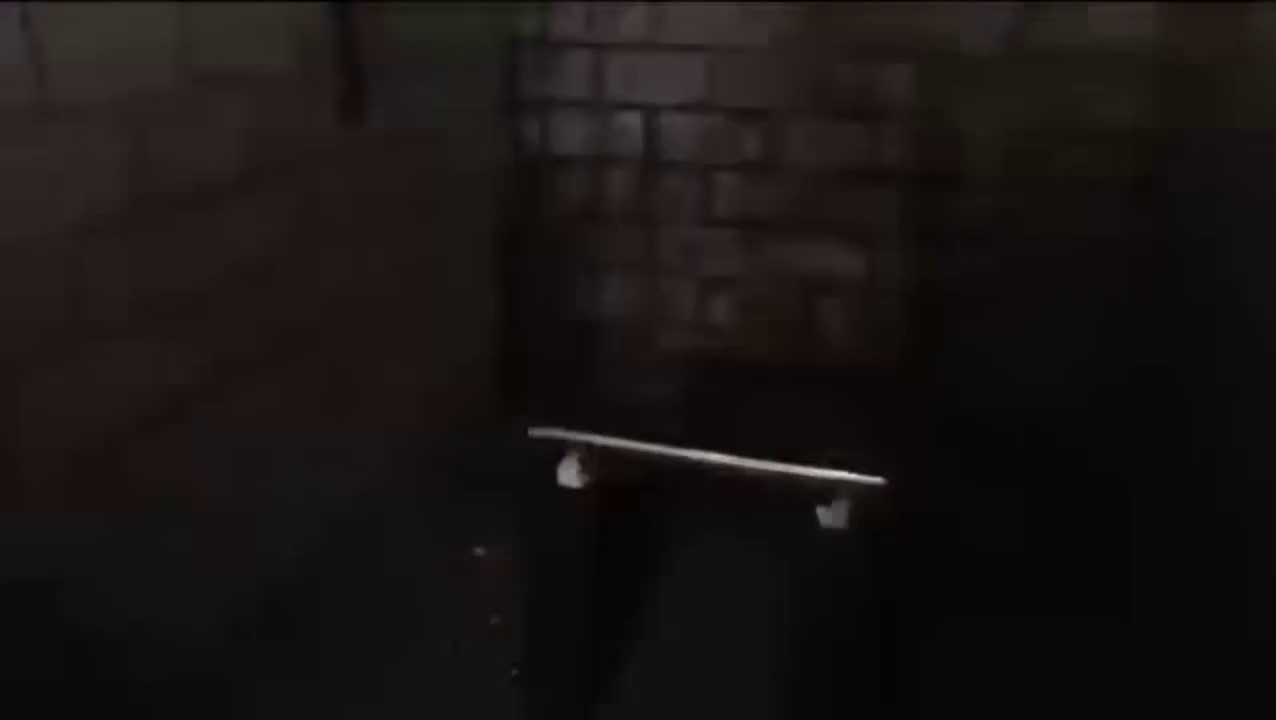
#> input picture data/frames/flicker_0021.jpg, 1276 x 720 px, found by its file name; its folder holds only this picture in this run
$ python rod_symbol_analysis.py
#> lines starting #> are read from the running program, lines starting #| are printed output that depends on the picture; after the words box and inside, x2 and y2 are one past the last pixel; in counts of white or black regions, pixels touching at a corner belong together
import cv2
import os
import numpy as np
from PIL import Image, ImageEnhance, ImageDraw

# Input and output folders
frames_dir = "frames"
enhanced_dir = "enhanced"
os.makedirs(enhanced_dir, exist_ok=True)

report_lines = ["🔎 Symbol and Marking Analysis Report\n"]

# Function to enhance image clarity and contrast
def enhance_image(image_path):
#> called with image_path = 'frames/flicker_0021.jpg'
    img = Image.open(image_path).convert("RGB")
#> img is the input picture: PIL image 1276x720 RGB; mean R, G, B 24.2, 19.6, 18.7
    enhancer = ImageEnhance.Contrast(img)
    img = enhancer.enhance(2.5)
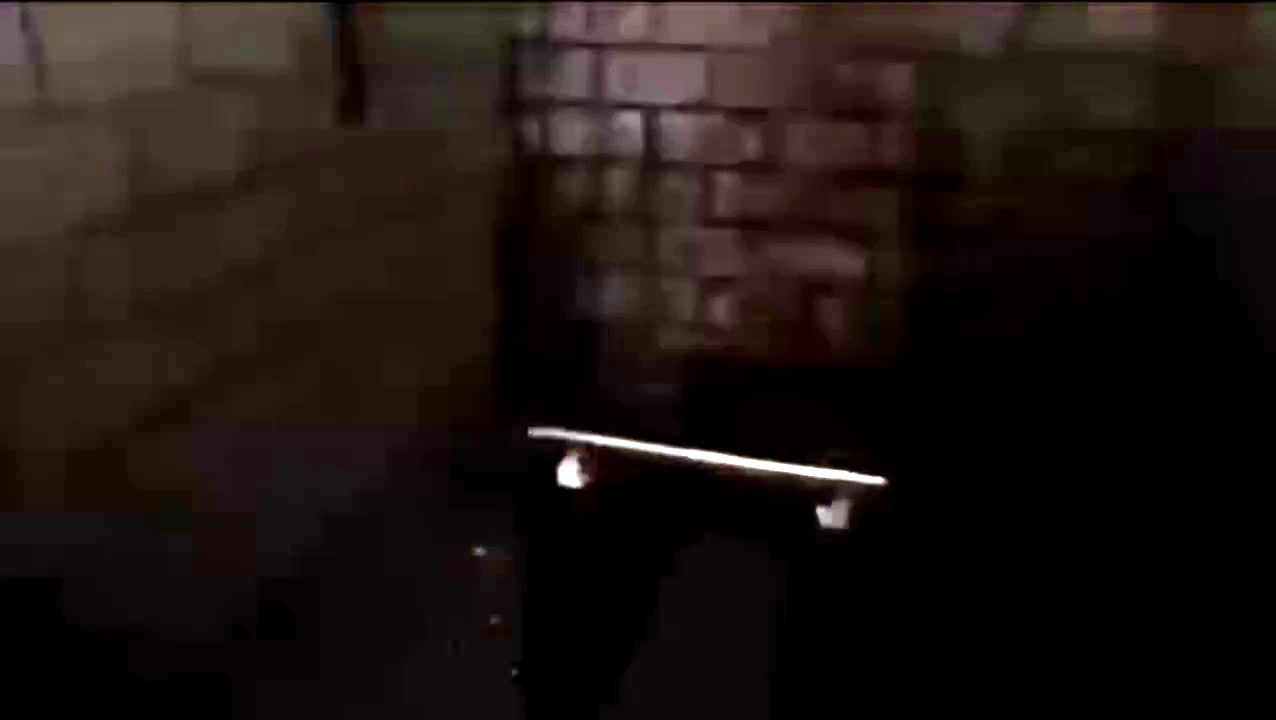
#> img: PIL image 1276x720 RGB; mean R, G, B 30.6, 20.2, 17.8
    enhancer = ImageEnhance.Sharpness(img)
    img = enhancer.enhance(2.0)
    return img

# Process all frames
for i, filename in enumerate(sorted(os.listdir(frames_dir))):
    if not filename.lower().endswith(".jpg"):
        continue

    path = os.path.join(frames_dir, filename)
    img = enhance_image(path)

    # Convert to numpy array for OpenCV
    img_cv = np.array(img)
    gray = cv2.cvtColor(img_cv, cv2.COLOR_RGB2GRAY)
    blurred = cv2.GaussianBlur(gray, (3, 3), 0)
    edges = cv2.Canny(blurred, 60, 180)
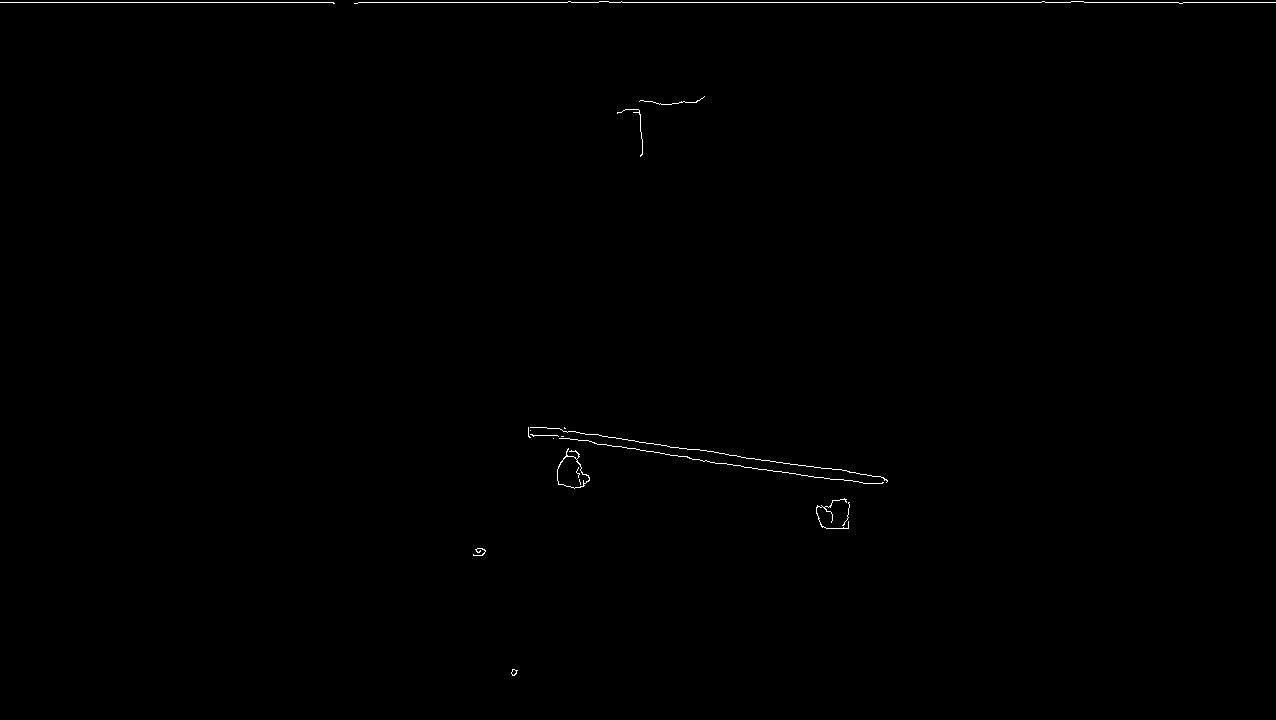
#> edges: shape (720, 1276); 0.28% white in thin lines or dots

    # Morphological ops to enhance markings
    kernel = np.ones((3, 3), np.uint8)
    dilated = cv2.dilate(edges, kernel, iterations=1)
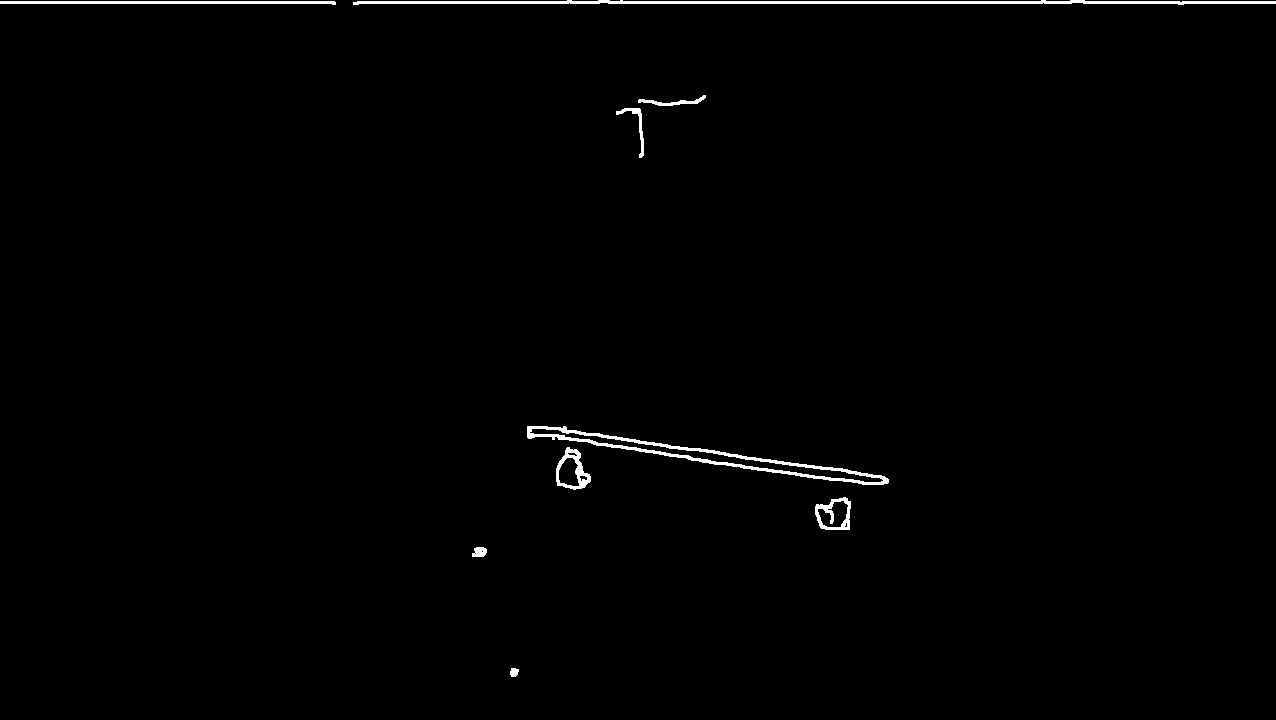
#> dilated: shape (720, 1276); 0.87% white; 9 white regions

    # Find contours (possible markings)
    contours, _ = cv2.findContours(dilated, cv2.RETR_EXTERNAL, cv2.CHAIN_APPROX_SIMPLE)
#> contours = 9 contours; largest, box (x1, y1, x2, y2) and area: (527, 426, 889, 485) 3968, (353, 0, 1276, 5) 1869, (556, 447, 591, 490) 936, (815, 497, 851, 530) 898, (0, 1, 336, 5) 673

    marked_img = img.copy()
    draw = ImageDraw.Draw(marked_img)

    symbol_count = 0
    for contour in contours:
        area = cv2.contourArea(contour)
        if 200 < area < 3000:  # filter noise and too-large shapes
            x, y, w, h = cv2.boundingRect(contour)
            draw.rectangle([x, y, x+w, y+h], outline="red", width=2)
            symbol_count += 1
#> this loop made 9 passes
#> (area, x, y, w, h) on passes 3, 4, 8, 9: (898.5, 815, 497, 36, 33), (936, 556, 447, 35, 43), (673, 0, 1, 336, 4), (1869, 353, 0, 923, 5)
#> area on passes 1, 2, 5, 6, 7: 51, 102, 3968, 182, 170
#> after the loop, symbol_count = 4

    if symbol_count > 0:
        marked_img.save(os.path.join(enhanced_dir, f"symbol_{filename}"))
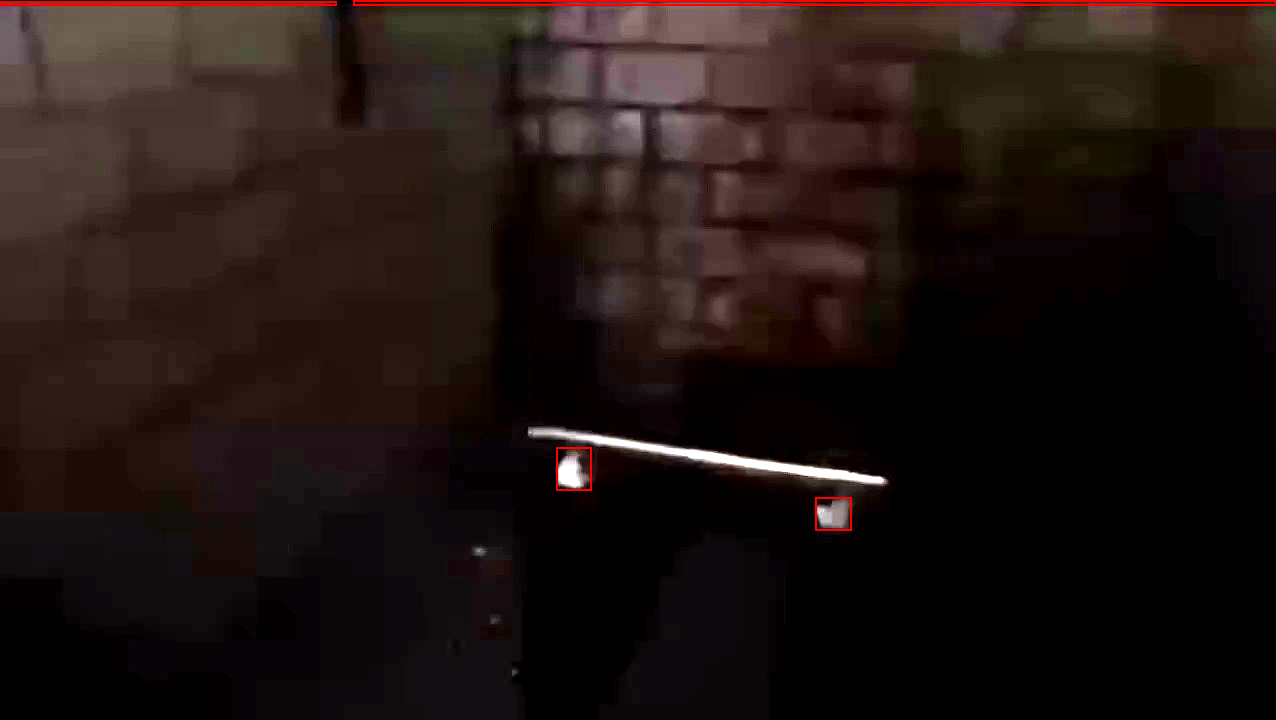
#> saved as symbol_flicker_0021.jpg: PIL image 1276x720 RGB; mean R, G, B 31.8, 20, 17.7
        report_lines.append(f"{filename}: {symbol_count} possible markings detected.")

    if i % 100 == 0:
        print(f"Processed {i} frames...")

# Write report
with open("symbols_report.txt", "w", encoding="utf-8") as f:
    f.write("\n".join(report_lines))

print("✅ Symbol detection complete.")
print("📁 Enhanced frames saved in 'enhanced/' folder.")
print("📄 Report saved to 'symbols_report.txt'.")

$ run again, on data/frames/flicker_0023.jpg
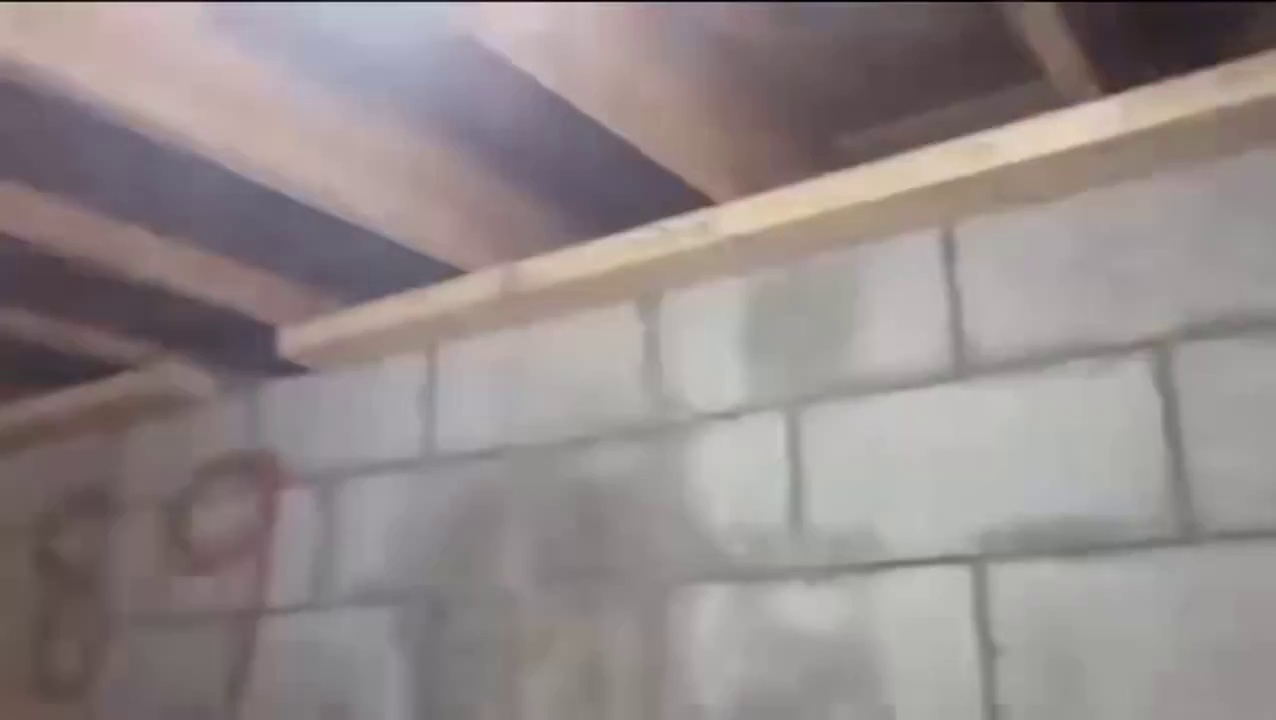
#> input picture data/frames/flicker_0023.jpg, 1276 x 720 px, found by its file name
#> in enhance_image, img is the input picture: PIL image 1276x720 RGB; mean R, G, B 147.3, 138.4, 138.2
#> `edges = cv2.Canny(blurred, 60, 180)`:
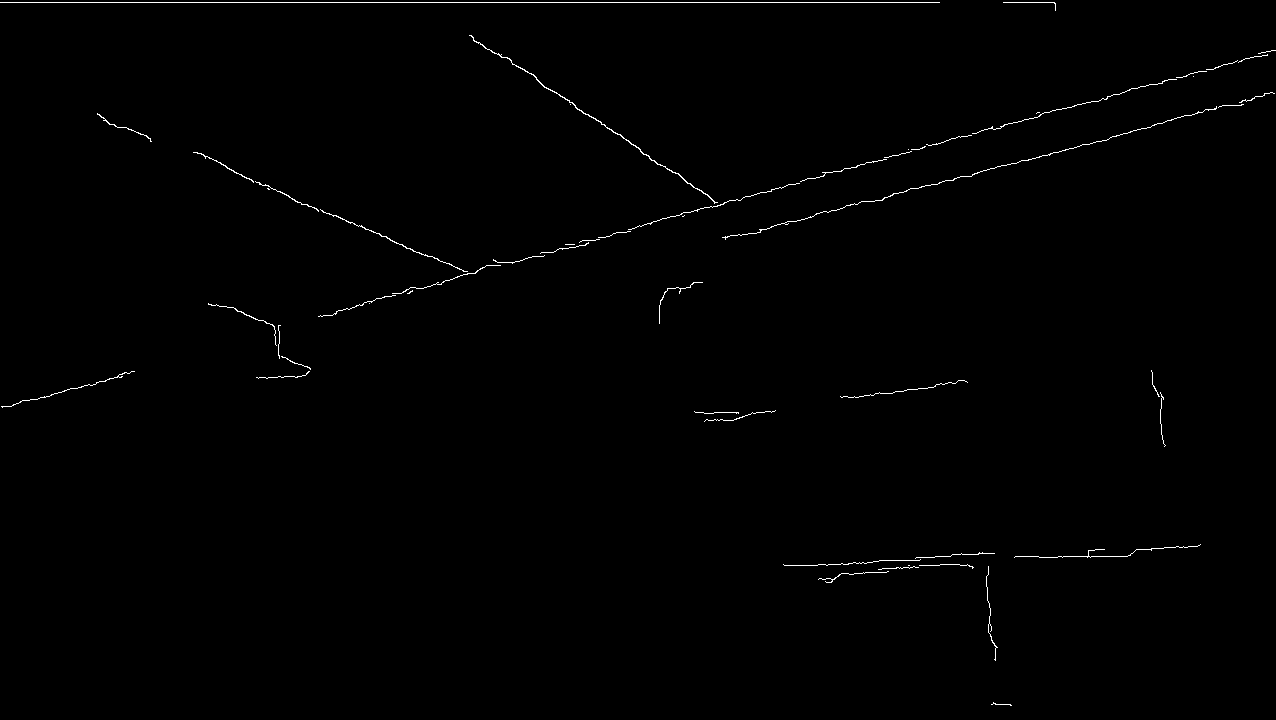
#> edges: shape (720, 1276); 0.56% white in thin lines or dots
#> dilated: shape (720, 1276); 1.8% white; 17 white regions
#> contours = 17 contours; largest, box (x1, y1, x2, y2) and area: (192, 34, 1276, 318) 4738, (0, 1, 941, 4) 1880, (721, 91, 1276, 241) 1502, (207, 302, 312, 380) 595, (782, 551, 996, 567) 497
#> the loop `for contour in contours:` made 17 passes
#> (contour, area, x, y, w, h) on pass 17: ([[0, 1], [0, 3], [940, 3], [940, 1]], 1880, 0, 1, 941, 3)
#> after the loop `for contour in contours:`: symbol_count = 10
#> `marked_img.save(os.path.join(enhanced_dir, f"symbol_{filename}"))`:
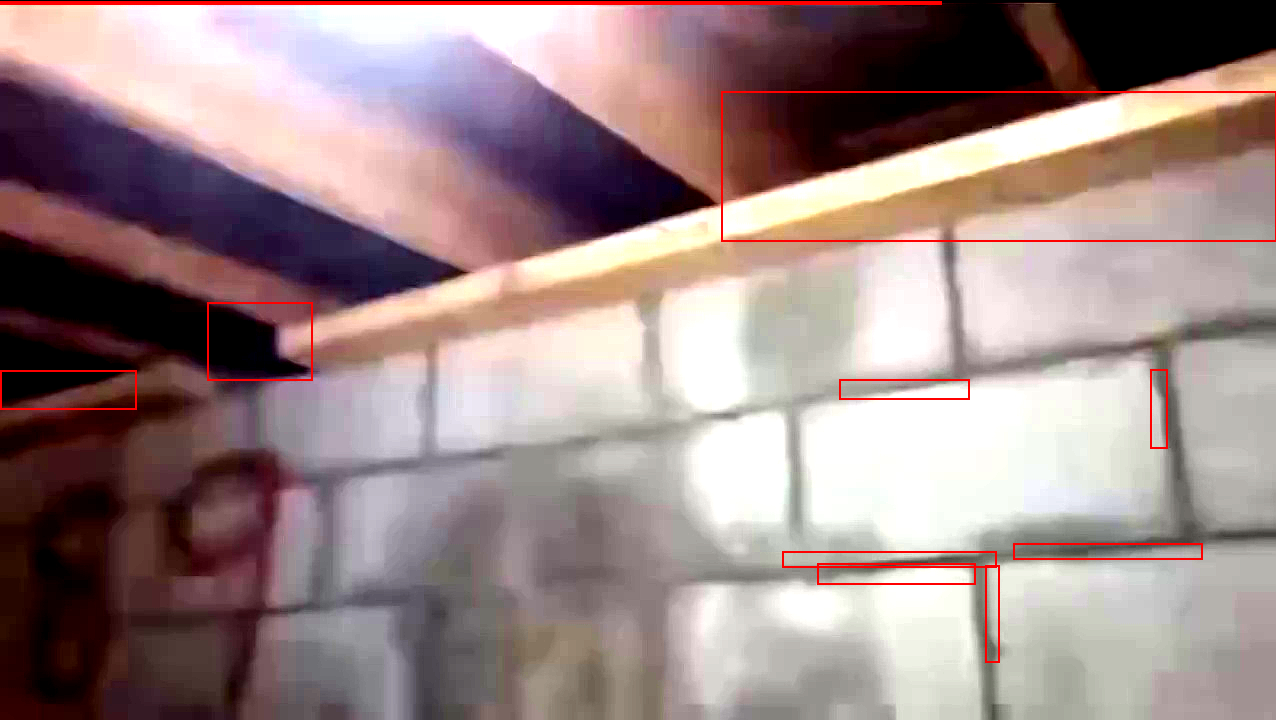
#> saved as symbol_flicker_0023.jpg: PIL image 1276x720 RGB; mean R, G, B 156.7, 135.7, 135.2
